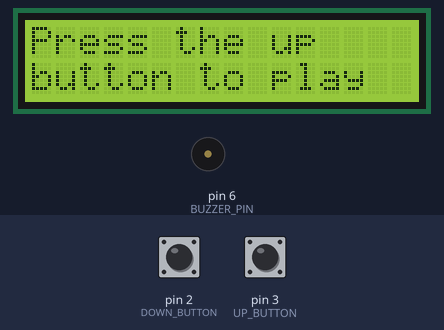
Bench run of a sketch on a simulated Arduino Uno, built with avr-gcc and run on an emulated ATmega328P. Parts: 16×2 character LCD, buzzer (waves = sounding). The inputs (shaded band) are chosen by the test bench; at power-on: pin 3 (UP_BUTTON) LOW, pin 2 (DOWN_BUTTON) LOW. Random numbers use the default seed unless the sketch sets one.

Above: at 3.2 s.
3.3 s: pin 3 (UP_BUTTON) pulled HIGH for 2.8 s
At 7.8 s:
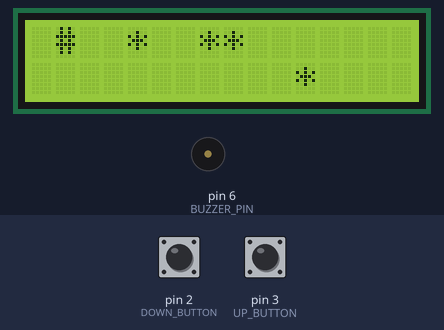
11.5 s: pin 2 (DOWN_BUTTON) pulled HIGH for 2.8 s
At 13.0 s:
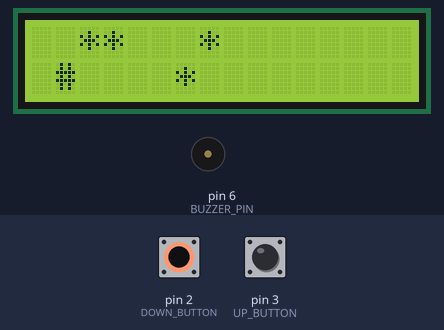
16.7 s: pin 3 (UP_BUTTON) pulled HIGH for 2.8 s
At 22.5 s:
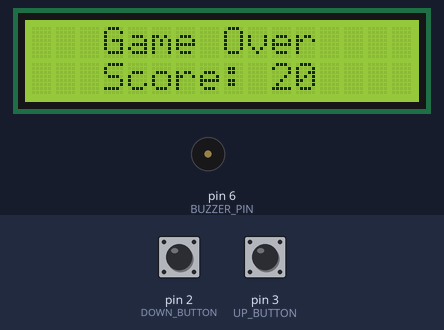
23.4 s: pin 2 (DOWN_BUTTON) driven HIGH and pin 3 (UP_BUTTON) driven HIGH
At 26.4 s:
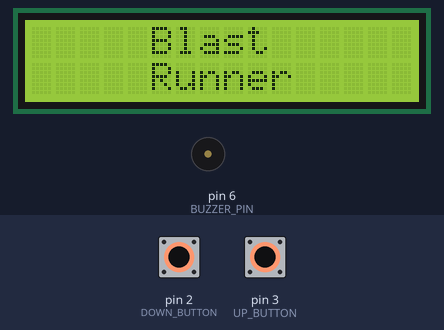
30.2 s: pin 2 (DOWN_BUTTON) driven LOW
At 31.5 s:
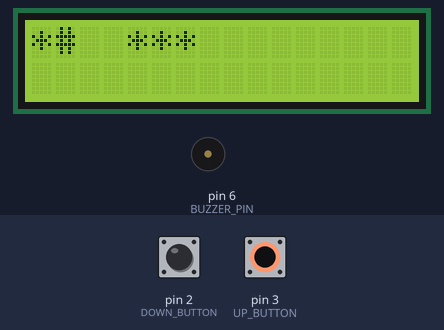
33.4 s: pin 2 (DOWN_BUTTON) driven HIGH
At 36.8 s:
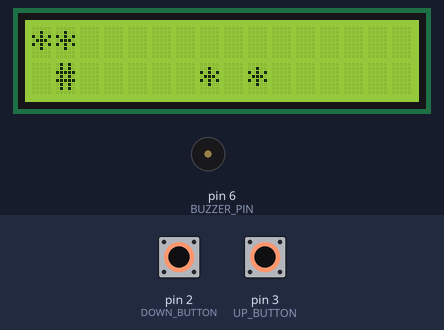
Timing chart, 0 to 38.3 s (numbered marks = the images above; inputs shaded):
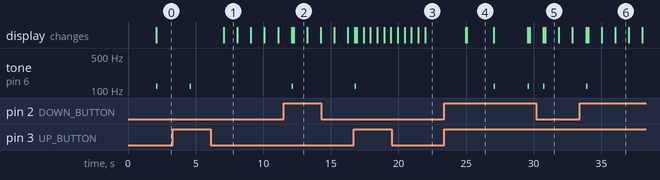

Measured:
- after the input at 3.3 s, the display: changes after 3.8 s (image 1)
- after the input at 11.5 s, tone on pin 6 (BUZZER_PIN): silent → 120 Hz after 0.60 s, → silent 0.12 s later
- after the input at 16.7 s, tone on pin 6 (BUZZER_PIN): silent → 120 Hz after 0.07 s, → silent 0.12 s later
- after the input at 23.4 s, tone on pin 6 (BUZZER_PIN): alternates 120 Hz for 0.12 s and silent for 2.4 s, starting after 3.6 s; the display: first changes after 1.6 s (image 4 shows a later state)
- after the input at 30.2 s, tone on pin 6 (BUZZER_PIN): silent → 120 Hz after 0.51 s, → silent 0.12 s later
- what the display in image 1 shows lasts 1.0 s, from 7.1 s to 8.1 s
- what the display in image 4 shows lasts 2.0 s, from 25.0 s to 27.0 s

The sketch:

Game_Arduino3.ino
```cpp
#include <LiquidCrystal.h> // include LCD library
#include <Wire.h>
#define I2C_SLAVE_ADDRESS 13
#define PAYLOAD_SIZE 2

// pins to make the lcd screen light up
const int rs = 13; // RS pin
const int en = 12; // Enable pin
const int d4 = 11; // LCD D4 pin
const int d5 = 10; // LCD D5 pin
const int d6 = 9; // LCD D6 pin
const int d7 = 8; // LCD D7 pin
LiquidCrystal lcd(rs, en, d4, d5, d6, d7); // LCD screen with the pins to connect and light up text in the screen itself

const int UP_BUTTON = 3; // button to allow the Player to move upward
const int DOWN_BUTTON = 2; // button to allow the Player to move downward
const int BUZZER_PIN = 6; // pin for the buzzer

int UP_BUTTON_STATE; // whether the player pressed the up button or not
int DOWN_BUTTON_STATE; // whether the player pressed the down button or now

int GAME_SCREEN_MODE = 0; // 0 -> main menu, 1 -> game screen, 2 -> game over screen

char START_SCREEN[40] = ""; // start screen buffer
char GAME_SCREEN[40] = ""; // game screen buffer
char GAME_OVER_SCREEN[40] = ""; // game over screen buffer

struct Player { // Player's attributes
  unsigned int LIVES_COUNTER = 3; // Player's lives counter
  unsigned int SCORE = 0; // Player's score
  unsigned int PLAYER_X = 1; // Player's x-axis in game
  unsigned int PLAYER_Y = 0; // Player's y-axis in game
};
struct Player PLAYER; // instance of the player itself

struct Enemy { // Enemy's attributes
  unsigned int ENEMY_X = random(5, 15); // Enemy's x-axis in game
  unsigned int ENEMY_Y = random(0, 2); // Enemy's y-axis in game
};
struct Enemy ENEMY[4]; // instance of the enemies themselves

void start_screen(){ // displays the start screen
  lcd.clear();
  lcd.begin(16, 2); // initalizes the LCD screen to have 16 columns and 2 rows
  lcd.setCursor(5, 0);
  sprintf(START_SCREEN, "%s", "Blast");
  lcd.print(START_SCREEN);
  lcd.setCursor(5, 1);
  sprintf(START_SCREEN, "%s", "Runner");
  lcd.print(START_SCREEN);
  delay(2000);
  lcd.clear();
  lcd.setCursor(0, 0);
  sprintf(START_SCREEN, "%s", "Press the up");
  lcd.print(START_SCREEN);
  lcd.setCursor(0, 1);
  sprintf(START_SCREEN, "%s", "button to play");
  lcd.print(START_SCREEN);
}

void requestEvents(){
  Serial.println(F("---> recieved request"));
  Serial.print(F("sending value : "));
  Serial.println(PLAYER.SCORE);
  Wire.write(PLAYER.SCORE);
}

void send_to_leaderboards(){
  Wire.beginTransmission(I2C_SLAVE_ADDRESS);
  Wire.onRequest(requestEvents);
  Wire.endTransmission();
  PLAYER.LIVES_COUNTER = 3;
  PLAYER.SCORE = 0;
  PLAYER.PLAYER_X = 1;
  PLAYER.PLAYER_Y = 0;
}

void game_over_screen(){
  lcd.clear();
  lcd.setCursor(3, 0);
  sprintf(GAME_OVER_SCREEN, "%s", "Game Over");
  lcd.print(GAME_OVER_SCREEN);
  lcd.setCursor(3, 1);
  sprintf(GAME_OVER_SCREEN, "%s %d", "Score:", PLAYER.SCORE);
  lcd.print(GAME_OVER_SCREEN);
  delay(1000);
}

void game_screen(int DOWN_BUTTON_STATE){ // displays the game screen with the player and the enemies themselves
  if (PLAYER.LIVES_COUNTER == 0){ // if the player ran out of lives then send the player to the game over screen
    GAME_SCREEN_MODE = 2;
    return;
  }
  lcd.clear();
  // renders the player in the game
  lcd.setCursor(PLAYER.PLAYER_X, PLAYER.PLAYER_Y);
  sprintf(GAME_SCREEN, "%s", "#");
  lcd.print(GAME_SCREEN);
  lcd.setCursor(0, 0);
  // check for player input from the up or down buttons
  if (DOWN_BUTTON_STATE == HIGH){
    if (PLAYER.PLAYER_Y == 0){
      lcd.clear();
      PLAYER.PLAYER_Y++;
      lcd.setCursor(PLAYER.PLAYER_X, PLAYER.PLAYER_Y);
      sprintf(GAME_SCREEN, "%s", "#");
      lcd.print(GAME_SCREEN);
      tone(BUZZER_PIN, 120, 120);
      delay(150);
      lcd.setCursor(0, 0);
  	}
  }
  else if (UP_BUTTON_STATE == HIGH){
    if (PLAYER.PLAYER_Y == 1){
      lcd.clear();
      PLAYER.PLAYER_Y--;
      lcd.setCursor(PLAYER.PLAYER_X, PLAYER.PLAYER_Y);
      sprintf(GAME_SCREEN, "%s", "#");
      lcd.print(GAME_SCREEN);
      tone(BUZZER_PIN, 120, 120);
      delay(150);
      lcd.setCursor(0, 0);
  	}
  }
  // renders the enemies themselves updating them to the left until out of bounds of player-enemy collision
  for (int i = 0; i < 4; i++){
    ENEMY[i].ENEMY_X--;
    lcd.setCursor(ENEMY[i].ENEMY_X, ENEMY[i].ENEMY_Y);
    sprintf(GAME_SCREEN, "%s", "*");
    lcd.print(GAME_SCREEN);
    if (ENEMY[i].ENEMY_X == 0){
       ENEMY[i].ENEMY_X = random(random(4, 10), random(10, 14));
       ENEMY[i].ENEMY_Y = random(0, 2);
    }
    else if (PLAYER.PLAYER_X == ENEMY[i].ENEMY_X && PLAYER.PLAYER_Y == ENEMY[i].ENEMY_Y){
      PLAYER.LIVES_COUNTER--;
       ENEMY[i].ENEMY_X = random(random(4, 10), random(10, 14));
       ENEMY[i].ENEMY_Y = random(0, 2);
    }
  }
  PLAYER.SCORE++;
  if (PLAYER.SCORE < 10){
    delay(1000);
  }
  else if (PLAYER.SCORE < 30){
    delay(500);
  }
  else if (PLAYER.SCORE < 60){
    delay(250);
  }
}

void setup(){
  Wire.begin(I2C_SLAVE_ADDRESS);
  Serial.begin(9600);
  pinMode(UP_BUTTON, INPUT);
  pinMode(DOWN_BUTTON, INPUT);
  pinMode(BUZZER_PIN, OUTPUT);
  randomSeed(analogRead(0));
  start_screen();
}

void loop(){
  UP_BUTTON_STATE = digitalRead(UP_BUTTON);
  DOWN_BUTTON_STATE = digitalRead(DOWN_BUTTON);
  if (GAME_SCREEN_MODE == 0){ // if at the start screen then play sound effect
    tone(BUZZER_PIN, 120, 120);
    delay(2500);
  }
  if (GAME_SCREEN_MODE == 0 && UP_BUTTON_STATE == HIGH){ // if at the start screen and player presses the up button then send the player to the game screen
    GAME_SCREEN_MODE = 1;
  }
  else if (GAME_SCREEN_MODE == 1){ // if player entered the up button at start screen then run the game
    game_screen(DOWN_BUTTON_STATE);
  }
  else if (GAME_SCREEN_MODE == 2){
    game_over_screen();
    if (UP_BUTTON_STATE == HIGH){
      send_to_leaderboards();
      start_screen();
      GAME_SCREEN_MODE = 0;
    }
  }
}
```
